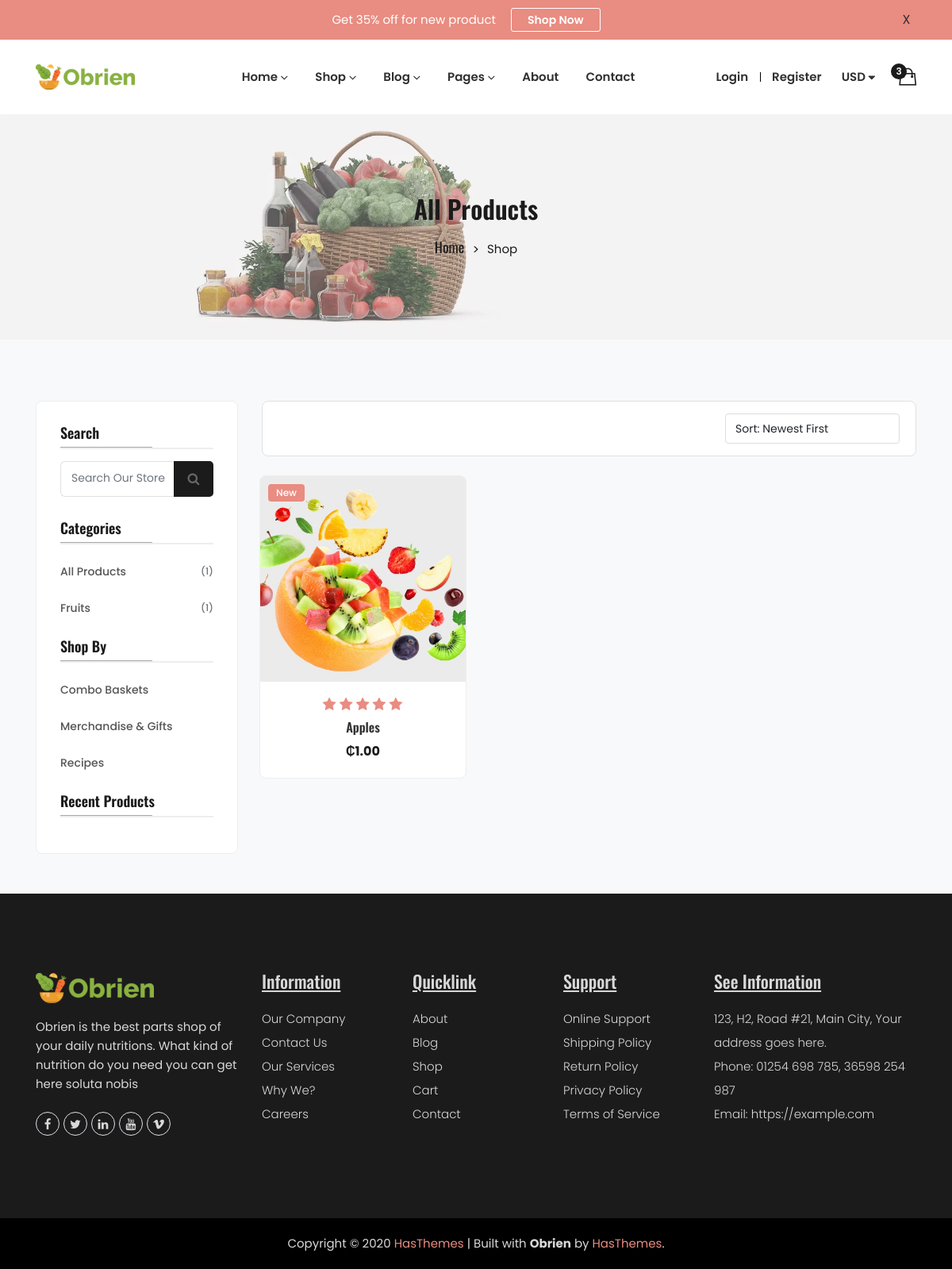
Page /products/products/ on the committed database.
### products/models.py (models this page shows, shortened)
class Product(models.Model):
    product_id = models.CharField(max_length=50, unique=True, editable=False)
    name = models.CharField(max_length=200)
    slug = models.SlugField(max_length=200, unique=True)
    stock = models.PositiveIntegerField(default=0)
    price = models.DecimalField(max_digits=10, decimal_places=2, validators=[MinValueValidator(0)])
    description = models.TextField()
    image = models.ImageField(upload_to=product_image_path)
    is_new = models.BooleanField(default=False)
    category = models.ForeignKey(Category, on_delete=models.SET_NULL, null=True, blank=True, related_name='products')
    is_active = models.BooleanField(default=True)
    created_at = models.DateTimeField(auto_now_add=True)
    updated_at = models.DateTimeField(auto_now=True)
    is_in_basket = models.BooleanField(default=False, editable=False)
    class Meta:
        ordering = ['-created_at']
        indexes = [
            models.Index(fields=['slug']),
            models.Index(fields=['category']),
            models.Index(fields=['is_active']),
            models.Index(fields=['is_new']),
        ]
    def get_absolute_url(self):
        return reverse('products:product_detail', args=[self.slug])

class Category(models.Model):
    name = models.CharField(max_length=100, unique=True)
    slug = models.SlugField(max_length=100, unique=True)
    description = models.TextField(blank=True)
    image = models.ImageField(upload_to='categories/', blank=True, null=True)
    is_active = models.BooleanField(default=True)
    created_at = models.DateTimeField(auto_now_add=True)
    updated_at = models.DateTimeField(auto_now=True)
    class Meta:
        verbose_name_plural = "Categories"
        ordering = ['name']
    def get_products_count(self):
        return self.products.filter(is_active=True).count()

### products/views.py (the view)
# urls.py: path('products/', views.ProductListView.as_view(), name='product_list'),
class ProductListView(ListView):
    model = Product
    template_name = 'products/product_list.html'
    context_object_name = 'products'
    paginate_by = 12
    def get_queryset(self):
        qs = Product.objects.filter(is_active=True).select_related('category')
        qs = qs.annotate(
            average_rating=Coalesce(Avg('reviews__rating'), Value(0.0)),
            reviews_count=Count('reviews', filter=Q(reviews__is_approved=True))
        )
        if category_slug := self.kwargs.get('category_slug'):
            category = get_object_or_404(Category, slug=category_slug, is_active=True)
            qs = qs.filter(category=category)
            self.category = category
        if q := self.request.GET.get('q'):
            qs = qs.filter(
                Q(name__icontains=q) |
                Q(description__icontains=q) |
                Q(category__name__icontains=q)
            )
        if min_price := self.request.GET.get('min_price'):
            qs = qs.filter(price__gte=min_price)
        if max_price := self.request.GET.get('max_price'):
            qs = qs.filter(price__lte=max_price)
        if self.request.GET.get('is_new'):
            qs = qs.filter(is_new=True)
        ordering = self.request.GET.get('ordering', '-created_at')
        allowed = ['name', '-name', 'price', '-price', '-created_at', '-reviews_count']
        if ordering in allowed:
            qs = qs.order_by(ordering)
        return qs
    def get_context_data(self, **kwargs):
        context = super().get_context_data(**kwargs)
        context['categories'] = Category.objects.filter(is_active=True)
        context['total_products'] = Product.objects.filter(is_active=True).count()
        if hasattr(self, 'category'):
            context['category'] = self.category
        return context

### templates/products/product_list.html (shortened to what this page needs)
{% extends 'base.html' %}
{% load static %}
{% block content %}
<div class="shop-wrapper">
    <div class="breadcrumbs-area position-relative">
        <div class="container">
            <div class="row">
                <div class="col-12 text-center">
                    <div class="breadcrumb-content position-relative section-content">
                        <h3 class="title-3">
                            {% if request.GET.q %}
                                Search Results for "{{ request.GET.q }}"
                            {% elif category %}
                                {{ category.name }}
                            {% else %}
                                All Products
                            {% endif %}
                        </h3>
                        <ul>
                            <li><a href="{% url 'products:home' %}">Home</a></li>
                            <li>
                                {% if request.GET.q %}Search
                                {% elif category %}{{ category.name }}
                                {% else %}Shop
                                {% endif %}
                            </li>
                        </ul>
                    </div>
                </div>
            </div>
        </div>
    </div>
    <div class="shop-main-area">
        <div class="container container-default custom-area">
            <div class="row flex-row-reverse">
                <div class="col-lg-9 col-12 col-custom widget-mt">
                    <div class="shop_toolbar_wrapper d-flex justify-content-end align-items-center mb-4" style="background: #fff; padding: 15px 20px; border-radius: 8px; border: 1px solid #e1e1e1;">
                        <div class="shop-select" style="min-width: 220px;">
                            <form method="get">
                                <select name="ordering" class="form-control" style="border-radius: 4px; border-color: #ddd; height: 38px; font-size: 14px;" onchange="this.form.submit()">
                                    <option value="-created_at" {% if not request.GET.ordering or request.GET.ordering == '-created_at' %}selected{% endif %}>Sort: Newest First</option>
                                </select>
                            </form>
                        </div>
                    </div>
                    <div class="row">
                        {% for product in products %}
                        <div class="col-md-4 col-sm-6 col-12 mb-4 product-area">
                            <div class="single-product-card position-relative">
                                <div class="product-image position-relative">
                                    <a class="d-block product-image-ratio" href="{{ product.get_absolute_url }}">
                                        {% if product.image %}
                                            <img src="{{ product.image.url }}" alt="{{ product.name }}" class="product-image-1">
                                        {% else %}
                                            <img src="{% static 'assets/images/product/placeholder.jpg' %}" class="product-image-1">
                                            <img src="{% static 'assets/images/product/placeholder.jpg' %}" class="product-image-2 position-absolute" style="top: 0; left: 0;">
                                        {% endif %}
                                    </a>
                                    {% if product.is_new %}
                                        <span class="badge position-absolute" style="top:10px;left:10px; background: #E98C81; color: white; padding: 5px 10px; border-radius: 4px; font-size: 12px; font-weight: 500; z-index: 10;">New</span>
                                    {% endif %}
                                </div>
                                <div class="product-content text-center" style="padding: 20px 15px;">
                                    <div class="product-rating mb-2" style="color: #E98C81; font-size: 12px;">
                                        {% with rating=product.average_rating|floatformat:0 %}
                                            {% for i in "12345"|make_list %}
                                                <i class="fa fa-star{% if forloop.counter > rating %}-o{% endif %}"
                                                   style="color: {% if forloop.counter > rating %}#ddd{% else %}#E98C81{% endif %};"></i>
                                            {% endfor %}
                                        {% endwith %}
                                    </div>
                                    <div class="product-title">
                                        <h4 class="title-2" style="font-size: 16px; font-weight: 600; margin: 0 0 8px;">
                                            <a href="{{ product.get_absolute_url }}" style="color: #333; text-decoration: none;">{{ product.name }}</a>
                                        </h4>
                                    </div>
                                    <div class="price-box">
                                        <span class="regular-price" style="color: #1B1B1C; font-weight: 700; font-size: 16px;">₵{{ product.price }}</span>
                                    </div>
                                </div>
                            </div>
                        </div>
                        {% endfor %}
                    </div>
                </div>
                <div class="col-lg-3 col-12 col-custom">
                    <aside class="sidebar_widget widget-mt">
                        <div class="widget_inner" style="background: #fff; padding: 30px; border-radius: 8px; border: 1px solid #eee;">
                            <div class="widget-list widget-mb-4" style="margin-bottom: 30px;">
                                <h3 class="widget-title" style="font-size: 18px; font-weight: 600; margin-bottom: 15px; border-bottom: 2px solid #eee; padding-bottom: 10px;">Search</h3>
                                <div class="search-box">
                                    <form action="{% url 'products:search' %}">
                                        <div class="input-group">
                                            <input type="text" name="q" class="form-control" placeholder="Search Our Store" value="{{ request.GET.q|default:'' }}" style="height: 45px; font-size: 14px; border-right: 0;">
                                            <div class="input-group-append">
                                                <button class="btn btn-outline-secondary" type="submit" style="border-left: 0; border-color: #ced4da; color: #666; height: 45px;"><i class="fa fa-search"></i></button>
                                            </div>
                                        </div>
                                    </form>
                                </div>
                            </div>
                            <div class="widget-list widget-mb-4" style="margin-bottom: 30px;">
                                <h3 class="widget-title" style="font-size: 18px; font-weight: 600; margin-bottom: 15px; border-bottom: 2px solid #eee; padding-bottom: 10px;">Categories</h3>
                                <ul class="sidebar-list" style="list-style: none; padding: 0;">
                                    <li style="margin-bottom: 8px;"><a href="{% url 'products:product_list' %}" style="color: #555; text-decoration: none; display: flex; justify-content: space-between; font-size: 14px; transition: color 0.2s;">All Products <span class="text-muted" style="font-size: 12px;">({{ total_products }})</span></a></li>
                                    {% for cat in categories %}
                                        <li style="margin-bottom: 8px;"><a href="{% url 'products:category_products' cat.slug %}" style="color: #555; text-decoration: none; display: flex; justify-content: space-between; font-size: 14px; transition: color 0.2s;">{{ cat.name }} <span class="text-muted" style="font-size: 12px;">({{ cat.get_products_count }})</span></a></li>
                                    {% endfor %}
                                </ul>
                            </div>
                            <div class="widget-list widget-mb-4" style="margin-bottom: 30px;">
                                <h3 class="widget-title" style="font-size: 18px; font-weight: 600; margin-bottom: 15px; border-bottom: 2px solid #eee; padding-bottom: 10px;">Shop By</h3>
                                <ul class="sidebar-list" style="list-style: none; padding: 0;">
                                    <li style="margin-bottom: 8px;"><a href="{% url 'products:basket_list' %}" style="color: #555; text-decoration: none; font-size: 14px; transition: color 0.2s;">Combo Baskets</a></li>
                                    <li style="margin-bottom: 8px;"><a href="{% url 'products:merchandise_list' %}" style="color: #555; text-decoration: none; font-size: 14px; transition: color 0.2s;">Merchandise & Gifts</a></li>
                                    <li style="margin-bottom: 8px;"><a href="{% url 'products:recipe_list' %}" style="color: #555; text-decoration: none; font-size: 14px; transition: color 0.2s;">Recipes</a></li>
                                </ul>
                            </div>
                            <div class="widget-list">
                                <h3 class="widget-title" style="font-size: 18px; font-weight: 600; margin-bottom: 15px; border-bottom: 2px solid #eee; padding-bottom: 10px;">Recent Products</h3>
                            </div>
                        </div>
                    </aside>
                </div>
            </div>
        </div>
    </div>
</div>
{% endblock %}

### templates/products/product_list.html (style rules this page uses)
.shop-wrapper { background-color: #f8f9fa; padding-bottom: 50px; }
.single-product-card { background: #fff; border-radius: 8px; overflow: hidden; border: 1px solid #eee; height: 100%; transition: transform 0.3s ease, box-shadow 0.3s ease; }
.product-image-ratio { position: relative; padding-top: 100%; display: block; }
.product-image-ratio img { position: absolute; top: 0; left: 0; width: 100%; height: 100%; object-fit: cover; }

### rows in the picture
Product: image (picture), is_new "New", name "Apples", price "1.00"
Category: name "Fruits", get_products_count "1"

### other values in the picture
{{ total_products }} "1"
